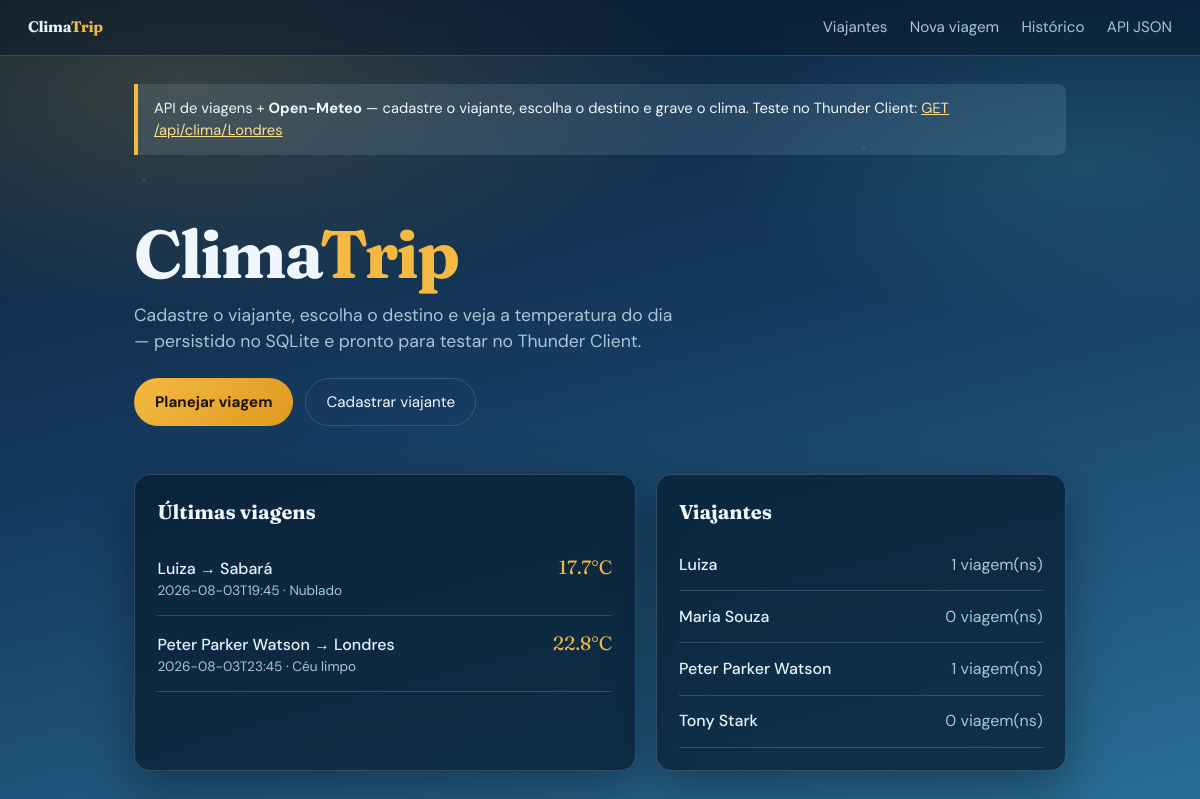
The page / on the database its author committed.
### models/viagem.py (models this page shows, shortened)
class Viagem(ModeloBase):
    __tablename__ = "viagens"
    viajante_id = db.Column(db.Integer, db.ForeignKey("viajantes.id"), nullable=False)
    destino = db.Column(db.String(120), nullable=False)
    pais = db.Column(db.String(80), default="")
    latitude = db.Column(db.Float, nullable=False)
    longitude = db.Column(db.Float, nullable=False)
    data_consulta = db.Column(db.String(30), nullable=False)
    temperatura_c = db.Column(db.Float, nullable=False)
    vento_kmh = db.Column(db.Float, nullable=False)
    umidade = db.Column(db.Integer, nullable=True)
    codigo_clima = db.Column(db.Integer, nullable=True)
    descricao_clima = db.Column(db.String(80), default="")
    viajante = db.relationship("Viajante", back_populates="viagens")
    @classmethod
    def listar(cls):
        return cls.query.order_by(cls.id.desc()).all()

### models/viajante.py (models this page shows, shortened)
class Viajante(ModeloBase):
    __tablename__ = "viajantes"
    nome = db.Column(db.String(120), nullable=False, unique=True)
    viagens = db.relationship(
        "Viagem",
        back_populates="viajante",
        cascade="all, delete-orphan",
        lazy="dynamic",
    )
    @classmethod
    def listar(cls):
        return cls.query.order_by(cls.nome).all()

### controllers/viagens_controller.py (the view)
@viagens_bp.route("/")
def home():
    viagens = Viagem.listar()[:8]
    viajantes = Viajante.listar()
    return render_template("home.html", viagens=viagens, viajantes=viajantes)

### views/templates/home.html
{% extends "layout.html" %}
{% block content %}
<section class="hero">
    <h1 class="hero-brand">Clima<em>Trip</em></h1>
    <p>
        Cadastre o viajante, escolha o destino e veja a temperatura do dia —
        persistido no SQLite e pronto para testar no Thunder Client.
    </p>
    <div class="hero-actions">
        <a class="btn btn-primario" href="{{ url_for('viagens.nova_viagem') }}">Planejar viagem</a>
        <a class="btn" href="{{ url_for('viagens.viajantes') }}">Cadastrar viajante</a>
    </div>
</section>
<div class="grid-2" style="margin-top: 1.5rem;">
    <section class="painel">
        <h2 class="secao-titulo">Últimas viagens</h2>
        {% if viagens %}
            <ul class="lista">
                {% for v in viagens %}
                <li>
                    <div>
                        <a href="{{ url_for('viagens.detalhe_viagem', viagem_id=v.id) }}">
                            {{ v.viajante.nome }} → {{ v.destino }}
                        </a>
                        <div style="color: var(--texto-suave); font-size: 0.85rem;">
                            {{ v.data_consulta }} · {{ v.descricao_clima }}
                        </div>
                    </div>
                    <span class="temp">{{ v.temperatura_c }}°C</span>
                </li>
                {% endfor %}
            </ul>
        {% else %}
            <p class="vazio">Nenhuma viagem ainda. Crie a primeira!</p>
        {% endif %}
    </section>
    <section class="painel">
        <h2 class="secao-titulo">Viajantes</h2>
        {% if viajantes %}
            <ul class="lista">
                {% for pessoa in viajantes %}
                <li>
                    <a href="{{ url_for('viagens.detalhe_viajante', viajante_id=pessoa.id) }}">
                        {{ pessoa.nome }}
                    </a>
                    <span style="color: var(--texto-suave);">{{ pessoa.viagens.count() }} viagem(ns)</span>
                </li>
                {% endfor %}
            </ul>
        {% else %}
            <p class="vazio">Cadastre um viajante para começar.</p>
        {% endif %}
    </section>
</div>
{% endblock %}

### views/templates/layout.html (shortened to what this page needs)
<!DOCTYPE html>
<html lang="pt-BR">
<head>
    <link rel="stylesheet" href="{{ url_for('static', filename='css/style.css') }}">
</head>
<body>
    <nav class="nav">
        <a class="nav-brand" href="{{ url_for('viagens.home') }}">Clima<span>Trip</span></a>
        <a href="{{ url_for('viagens.viajantes') }}">Viajantes</a>
        <a href="{{ url_for('viagens.nova_viagem') }}">Nova viagem</a>
        <a href="{{ url_for('viagens.lista_viagens') }}">Histórico</a>
        <a href="/api/viagens" target="_blank">API JSON</a>
    </nav>
    <main class="container">
        <div class="aviso-api">
            API de viagens + <strong>Open-Meteo</strong> —
            cadastre o viajante, escolha o destino e grave o clima.
            Teste no Thunder Client: <a href="/api/clima/Londres" target="_blank">GET /api/clima/Londres</a>
        </div>
        {% block content %}{% endblock %}
    </main>
</body>
</html>

### views/static/css/style.css (style rules this page uses)
* { box-sizing: border-box; }
:root { --céu-topo: #0b1f33; --céu-meio: #163a5f; --céu-baixo: #2a6f97; --névoa: rgba(186, 230, 253, 0.12); --sol: #f4b942; --sol-suave: #ffe08a; --gelo: #e8f4fc; --texto: #f0f7fc; --texto-suave: #a8c5d8; --card: rgba(8, 28, 48, 0.72); --borda: rgba(168, 197, 216, 0.22); --erro: #ff7b72; --sucesso: #5eead4; --sombra: 0 18px 50px rgba(0, 0, 0, 0.35); }
body { margin: 0; min-height: 100vh; font-family: "DM Sans", sans-serif; color: var(--texto); background: radial-gradient(ellipse 80% 50% at 15% 10%, rgba(244, 185, 66, 0.18), transparent 55%), radial-gradient(ellipse 60% 40% at 90% 20%, rgba(94, 234, 212, 0.12), transparent 50%), linear-gradient(165deg, var(--céu-topo) 0%, var(--céu-meio) 45%, var(--céu-baixo) 100%); background-attachment: fixed; line-height: 1.5; }
body::before { content: ""; position: fixed; inset: 0; pointer-events: none; background-image: radial-gradient(1.5px 1.5px at 12% 22%, rgba(255, 255, 255, 0.35), transparent), radial-gradient(1px 1px at 38% 68%, rgba(255, 255, 255, 0.25), transparent), radial-gradient(1.5px 1.5px at 72% 18%, rgba(255, 255, 255, 0.3), transparent), radial-gradient(1px 1px at 88% 55%, rgba(255, 255, 255, 0.2), transparent); animation: drift 40s linear infinite; opacity: 0.7; z-index: 0; }
.nav, .container, .hero { position: relative; z-index: 1; }
.nav { display: flex; flex-wrap: wrap; gap: 0.85rem 1.4rem; align-items: center; padding: 1rem 1.75rem; border-bottom: 1px solid var(--borda); backdrop-filter: blur(10px); background: rgba(8, 24, 42, 0.45); }
.nav a { color: var(--texto-suave); text-decoration: none; font-size: 0.95rem; transition: color 0.2s; }
.nav-brand { font-family: "Fraunces", serif; font-weight: 700; font-size: 1.35rem; color: var(--gelo) !important; margin-right: auto; letter-spacing: -0.02em; }
.nav-brand span { color: var(--sol); }
.container { max-width: 980px; margin: 0 auto; padding: 1.75rem 1.5rem 3rem; }
.hero { padding: 2.5rem 0 1.5rem; animation: fade-up 0.7s ease both; }
.hero-brand { font-family: "Fraunces", serif; font-size: clamp(2.6rem, 7vw, 4.2rem); line-height: 1.05; margin: 0 0 0.75rem; letter-spacing: -0.03em; }
.hero-brand em { font-style: normal; color: var(--sol); }
.hero p { max-width: 34rem; color: var(--texto-suave); font-size: 1.1rem; margin: 0 0 1.5rem; }
.hero-actions { display: flex; flex-wrap: wrap; gap: 0.75rem; }
h1 { font-family: "Fraunces", serif; font-size: 2rem; margin: 0 0 0.35rem; letter-spacing: -0.02em; }
.aviso-api { background: var(--névoa); border-left: 4px solid var(--sol); padding: 0.85rem 1rem; margin-bottom: 1.5rem; border-radius: 0 8px 8px 0; font-size: 0.92rem; animation: fade-up 0.6s ease both; }
.aviso-api a { color: var(--sol-suave); }
.painel { background: var(--card); border: 1px solid var(--borda); border-radius: 16px; padding: 1.4rem; box-shadow: var(--sombra); backdrop-filter: blur(12px); animation: fade-up 0.75s ease both; }
.grid-2 { display: grid; grid-template-columns: 1.1fr 0.9fr; gap: 1.25rem; }
.btn { display: inline-block; padding: 0.7rem 1.25rem; background: transparent; color: var(--texto); text-decoration: none; border: 1px solid var(--borda); border-radius: 999px; font-size: 0.95rem; font-family: inherit; cursor: pointer; transition: background 0.2s, border-color 0.2s, transform 0.15s; }
.btn-primario { background: linear-gradient(135deg, var(--sol), #e09a20); color: #1a1205; border-color: transparent; font-weight: 700; }
.lista { list-style: none; padding: 0; margin: 0; }
.lista li { display: flex; justify-content: space-between; gap: 1rem; align-items: baseline; padding: 0.85rem 0; border-bottom: 1px solid var(--borda); }
.lista a { color: var(--gelo); text-decoration: none; font-weight: 500; }
.lista .temp { color: var(--sol); font-family: "Fraunces", serif; font-size: 1.2rem; white-space: nowrap; }
.secao-titulo { font-family: "Fraunces", serif; font-size: 1.25rem; margin: 0 0 0.75rem; }

### rows shown on the page
Viagem: viajante.nome "Luiza", destino "Sabará", data_consulta "2026-08-03T19:45", descricao_clima "Nublado", temperatura_c "17.7"
Viagem: viajante.nome "Peter Parker Watson", destino "Londres", data_consulta "2026-08-03T23:45", descricao_clima "Céu limpo", temperatura_c "22.8"
Viajante: nome "Luiza", viagens.count "1"
Viajante: nome "Maria Souza", viagens.count "0"
Viajante: nome "Peter Parker Watson", viagens.count "1"
Viajante: nome "Tony Stark", viagens.count "0"
